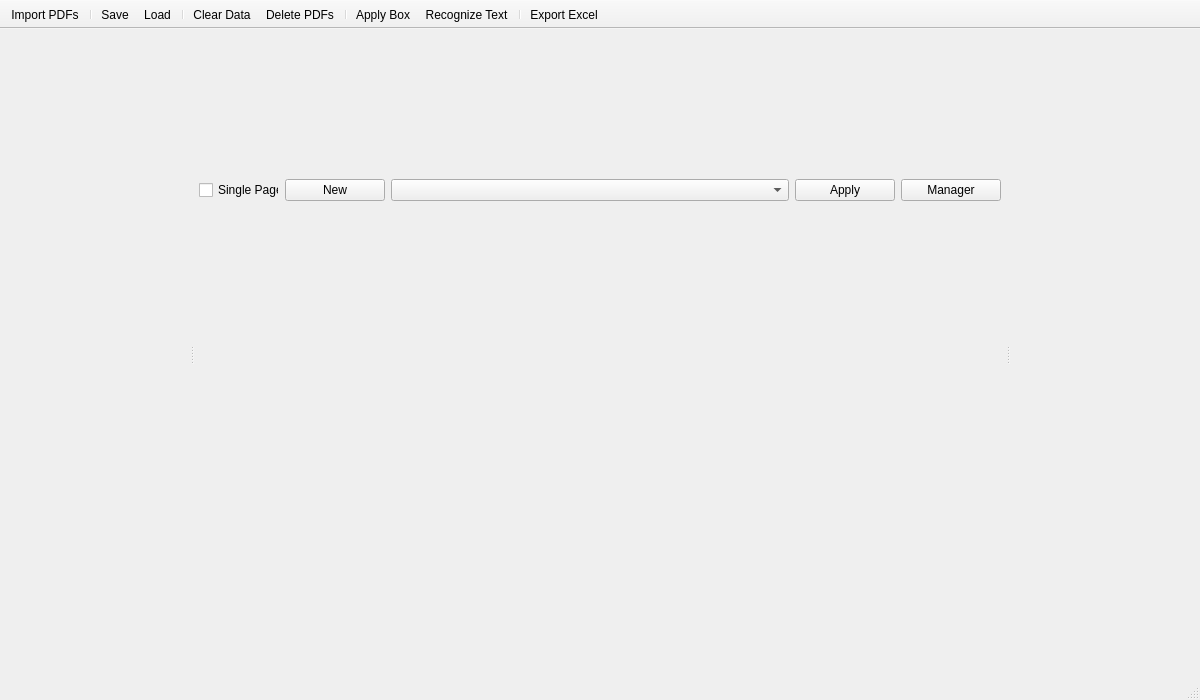
<?xml version="1.0" encoding="UTF-8"?>
<ui version="4.0">
 <class>MainWindow</class>
 <widget class="QMainWindow" name="MainWindow">
  <property name="geometry">
   <rect>
    <x>0</x>
    <y>0</y>
    <width>1200</width>
    <height>700</height>
   </rect>
  </property>
  <property name="windowTitle">
   <string>PDF Text Extraction Tool</string>
  </property>
  <widget class="QWidget" name="centralwidget">
   <layout class="QVBoxLayout" name="verticalLayout">
    <property name="leftMargin">
     <number>0</number>
    </property>
    <property name="topMargin">
     <number>0</number>
    </property>
    <property name="rightMargin">
     <number>0</number>
    </property>
    <property name="bottomMargin">
     <number>0</number>
    </property>
    <item>
     <widget class="QSplitter" name="splitter">
      <property name="orientation">
       <enum>Qt::Horizontal</enum>
      </property>
      <widget class="PDFTreeView" name="pdf_tree" native="true"/>
      <widget class="QWidget" name="second_column_widget">
       <layout class="QVBoxLayout" name="second_column_layout">
        <property name="leftMargin">
         <number>0</number>
        </property>
        <property name="topMargin">
         <number>0</number>
        </property>
        <property name="rightMargin">
         <number>0</number>
        </property>
        <property name="bottomMargin">
         <number>0</number>
        </property>
        <item>
         <widget class="QWidget" name="template_zone" native="true">
          <layout class="QHBoxLayout" name="template_layout">
           <property name="leftMargin">
            <number>5</number>
           </property>
           <property name="topMargin">
            <number>5</number>
           </property>
           <property name="rightMargin">
            <number>5</number>
           </property>
           <property name="bottomMargin">
            <number>5</number>
           </property>
           <item>
            <widget class="QCheckBox" name="chk_single_page_mode">
             <property name="minimumSize">
              <size>
               <width>0</width>
               <height>0</height>
              </size>
             </property>
             <property name="maximumSize">
              <size>
               <width>80</width>
               <height>16777215</height>
              </size>
             </property>
             <property name="toolTip">
              <string>Show only the data for the currently selected page in the table</string>
             </property>
             <property name="text">
              <string>Single Page</string>
             </property>
            </widget>
           </item>
           <item>
            <widget class="QPushButton" name="btn_new_template">
             <property name="maximumSize">
              <size>
               <width>100</width>
               <height>16777215</height>
              </size>
             </property>
             <property name="text">
              <string>New</string>
             </property>
            </widget>
           </item>
           <item>
            <widget class="QComboBox" name="combo_template"/>
           </item>
           <item>
            <widget class="QPushButton" name="btn_apply_template">
             <property name="maximumSize">
              <size>
               <width>100</width>
               <height>16777215</height>
              </size>
             </property>
             <property name="text">
              <string>Apply</string>
             </property>
            </widget>
           </item>
           <item>
            <widget class="QPushButton" name="btn_manage_template">
             <property name="maximumSize">
              <size>
               <width>100</width>
               <height>16777215</height>
              </size>
             </property>
             <property name="text">
              <string>Manager</string>
             </property>
            </widget>
           </item>
          </layout>
         </widget>
        </item>
        <item>
         <widget class="DataTable" name="data_table" native="true"/>
        </item>
       </layout>
      </widget>
      <widget class="PDFViewer" name="pdf_viewer" native="true"/>
     </widget>
    </item>
   </layout>
  </widget>
  <widget class="QToolBar" name="main_toolbar">
   <property name="windowTitle">
    <string>Main Toolbar</string>
   </property>
   <property name="movable">
    <bool>false</bool>
   </property>
   <property name="iconSize">
    <size>
     <width>24</width>
     <height>24</height>
    </size>
   </property>
   <property name="toolButtonStyle">
    <enum>Qt::ToolButtonTextBesideIcon</enum>
   </property>
   <attribute name="toolBarArea">
    <enum>TopToolBarArea</enum>
   </attribute>
   <attribute name="toolBarBreak">
    <bool>false</bool>
   </attribute>
   <addaction name="action_import"/>
   <addaction name="separator"/>
   <addaction name="action_save"/>
   <addaction name="action_load"/>
   <addaction name="separator"/>
   <addaction name="action_clear"/>
   <addaction name="action_delete"/>
   <addaction name="separator"/>
   <addaction name="action_apply_box"/>
   <addaction name="action_recognize"/>
   <addaction name="separator"/>
   <addaction name="action_export"/>
  </widget>
  <widget class="QStatusBar" name="statusbar"/>
  <action name="action_import">
   <property name="text">
    <string>Import PDFs</string>
   </property>
   <property name="toolTip">
    <string>Select a folder to import PDF files from all subfolders</string>
   </property>
  </action>
  <action name="action_save">
   <property name="text">
    <string>Save</string>
   </property>
   <property name="toolTip">
    <string>Save project as JSON file</string>
   </property>
   <property name="shortcut">
    <string>Ctrl+S</string>
   </property>
  </action>
  <action name="action_load">
   <property name="text">
    <string>Load</string>
   </property>
   <property name="toolTip">
    <string>Load project from JSON file</string>
   </property>
   <property name="shortcut">
    <string>Ctrl+O</string>
   </property>
  </action>
  <action name="action_clear">
   <property name="text">
    <string>Clear Data</string>
   </property>
   <property name="toolTip">
    <string>Clear extracted data for selected pages</string>
   </property>
  </action>
  <action name="action_delete">
   <property name="text">
    <string>Delete PDFs</string>
   </property>
   <property name="toolTip">
    <string>Remove selected PDF files from the project</string>
   </property>
  </action>
  <action name="action_apply_box">
   <property name="text">
    <string>Apply Box</string>
   </property>
   <property name="toolTip">
    <string>Apply the drawn box coordinates to selected pages</string>
   </property>
  </action>
  <action name="action_recognize">
   <property name="text">
    <string>Recognize Text</string>
   </property>
   <property name="toolTip">
    <string>Extract text data from drawn boxes for selected pages</string>
   </property>
  </action>
  <action name="action_export">
   <property name="text">
    <string>Export Excel</string>
   </property>
   <property name="toolTip">
    <string>Export all data to an Excel file</string>
   </property>
  </action>
 </widget>
 <customwidgets>
  <customwidget>
   <class>PDFTreeView</class>
   <extends>QWidget</extends>
   <header>ui.pdf_tree_view</header>
  </customwidget>
  <customwidget>
   <class>DataTable</class>
   <extends>QWidget</extends>
   <header>ui.data_table</header>
  </customwidget>
  <customwidget>
   <class>PDFViewer</class>
   <extends>QWidget</extends>
   <header>ui.pdf_viewer</header>
  </customwidget>
 </customwidgets>
 <resources/>
 <connections/>
</ui>
